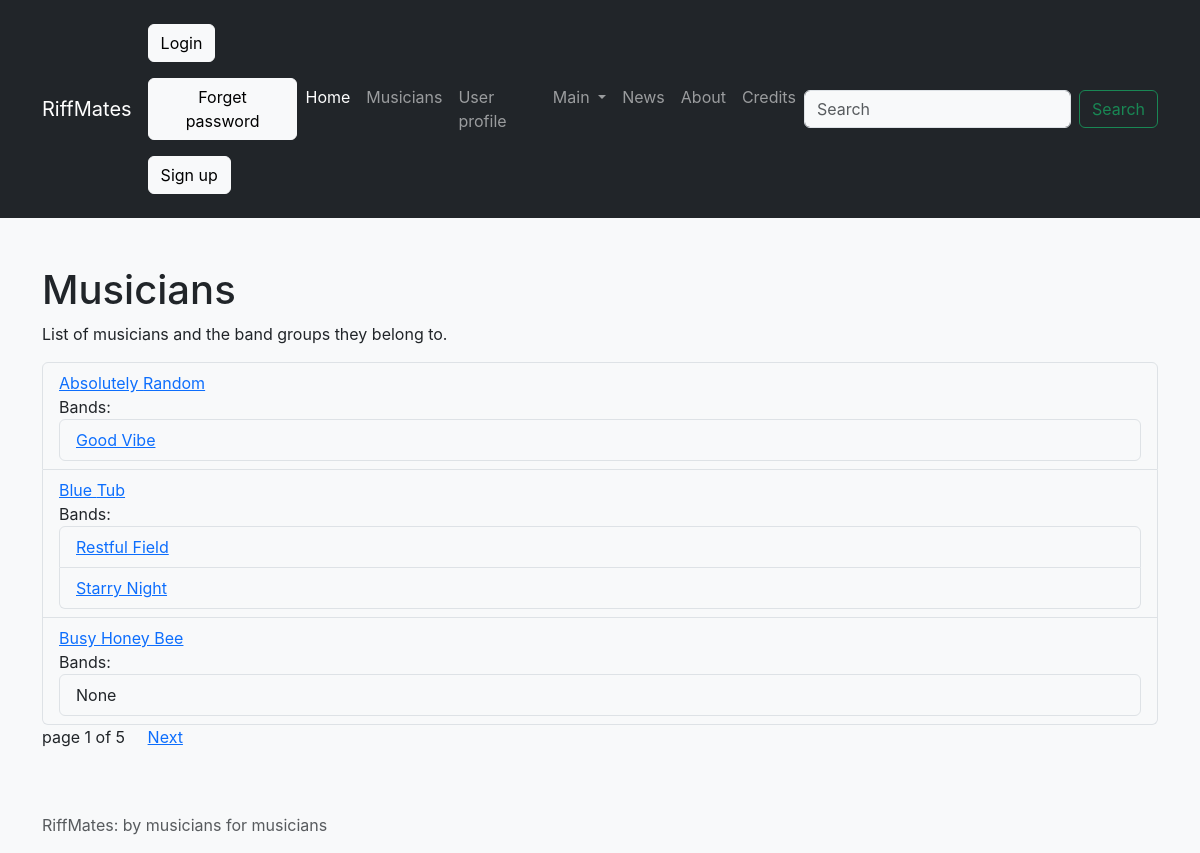
/bands/musicians_list/, run on the app's committed database.
### bands/models.py (models this page shows, shortened)
class Musician(models.Model):
    id = models.SmallAutoField(
        primary_key=True,
    )
    first_name = models.CharField(
        verbose_name="First name",
        max_length=50,
        error_messages="Enter your first name",
    )
    last_name = models.CharField(
        verbose_name="Last name",
        max_length=50,
        error_messages="Enter your last name",
    )
    birth = models.DateField(
        verbose_name = "Date of birth",
        blank=True,
        error_messages="Enter your date of birth",
    )
    STYLE_MUSIC = {
        "ROCK": "Rock and roll",
        "RELA": "Relaxing",
        "LIVE": "Lively",
    }
    style = models.CharField(
        verbose_name="Style of music",
        max_length=4,
        choices=STYLE_MUSIC,
        default="RELA",
        error_messages="Choose your style of music",
    )
    description = models.TextField(
        verbose_name="Description",
        max_length=300,
        blank=True,
        error_messages="Enter a description"
    )
    picture = models.ImageField(
        verbose_name="Your profile picture",
        max_length=500000, # 500KB,
        blank=True, null=True,
        help_text="Photo in JPG and PNG format only. Not more than 500KB.",
        error_messages="Upload a picture",
    )
    class Meta:
        ordering = ["first_name"]

class BandGroup(models.Model):
    id = models.SmallAutoField(primary_key=True)
    name = models.CharField(max_length=20, default="Band Group", verbose_name="Band group")
    members = models.ManyToManyField(to="bands.Musician", verbose_name="Members")
    class Meta:
        ordering = ["name"]

### bands/views.py (the view)
def musicians_list(request):
    all_musicians = Musician.objects.all().order_by("first_name")
    items_per_page = 3
    paginator = Paginator(all_musicians, items_per_page)
    page_num = page_util._get_page_num(request, paginator)
    page = paginator.page(page_num)
    data.update({
        'title': 'Musicians list',
        'total_pages': paginator.num_pages,
        'musicians': page.object_list,
        'page': page,
    })
    return render(request=request, template_name="musicians_list.html", context=data)

### home/page_util.py (called while the page is built)
def _get_page_num(request, paginator):
    page_num = int(request.GET.get("page", 1))
    if page_num < 1:
        page_num = 1
    elif page_num > paginator.num_pages:
        page_num = paginator.num_pages
    return page_num

### templates/musicians_list.html (shortened to what this page needs)
{% extends "base.html" %}
{% block content %}
    <h1>Musicians</h1>
    <p>
        List of musicians and the band groups they belong to.
    </p>
    <p>
        <ul class="list-group">
            {% for m in musicians %}
            <li class="list-group-item">
                <a href="{% url "musician_detail" m.id %}">
                    {{ m.first_name }} {{ m.last_name }}
                </a>
                    <br>
                    Bands:
                    <ul class="list-group">
                    {% if m.bandgroup_set.all|length != 0 %}
                    {% for item in m.bandgroup_set.all %}
                        <li class="list-group-item">
                            <a href="{% url 'bandgroup_detail' item.id %}">
                                {{ item.name }}
                            </a>
                        </li>
                    {% endfor %%}
                    {% else %}
                    <li class="list-group-item">None</li>
                    {% endif %}
                    </ul>
            </li>
            {% empty %}
            <li class="list-group-item">No musicians in the database</li>
            {% endfor %}
        </ul>
        {% if page.has_other_pages %}
            page {{ page.number }} of {{ total_pages }} &nbsp;&nbsp;&nbsp;
            {% if page.has_next%}
                <a href="{% url 'musicians_list' %}?page={{page.next_page_number}}">
                    Next</a>
            {% endif %}
        {% endif %}
    </p>
{% endblock content %}

### static/styles.css (style rules this page uses)
:root { --bs-body-bg: var(--bs-gray-100); }

### hello/static/main.css (style rules this page uses)
body { margin: 0; font-family: -apple-system, BlinkMacSystemFont, "Segoe UI", "Roboto", "Oxygen", "Ubuntu", "Cantarell", "Fira Sans", "Droid Sans", "Helvetica Neue", sans-serif; -webkit-font-smoothing: antialiased; -moz-osx-font-smoothing: grayscale; }

### data on the page
Musician: first_name "Absolutely", last_name "Random"
BandGroup: name "Good Vibe"
Musician: first_name "Blue", last_name "Tub"
BandGroup: name "Restful Field"
BandGroup: name "Starry Night"
Musician: first_name "Busy", last_name "Honey Bee", shows "None"

### other printed values
{{ page.number }} "1"
{{ total_pages }} "5"
